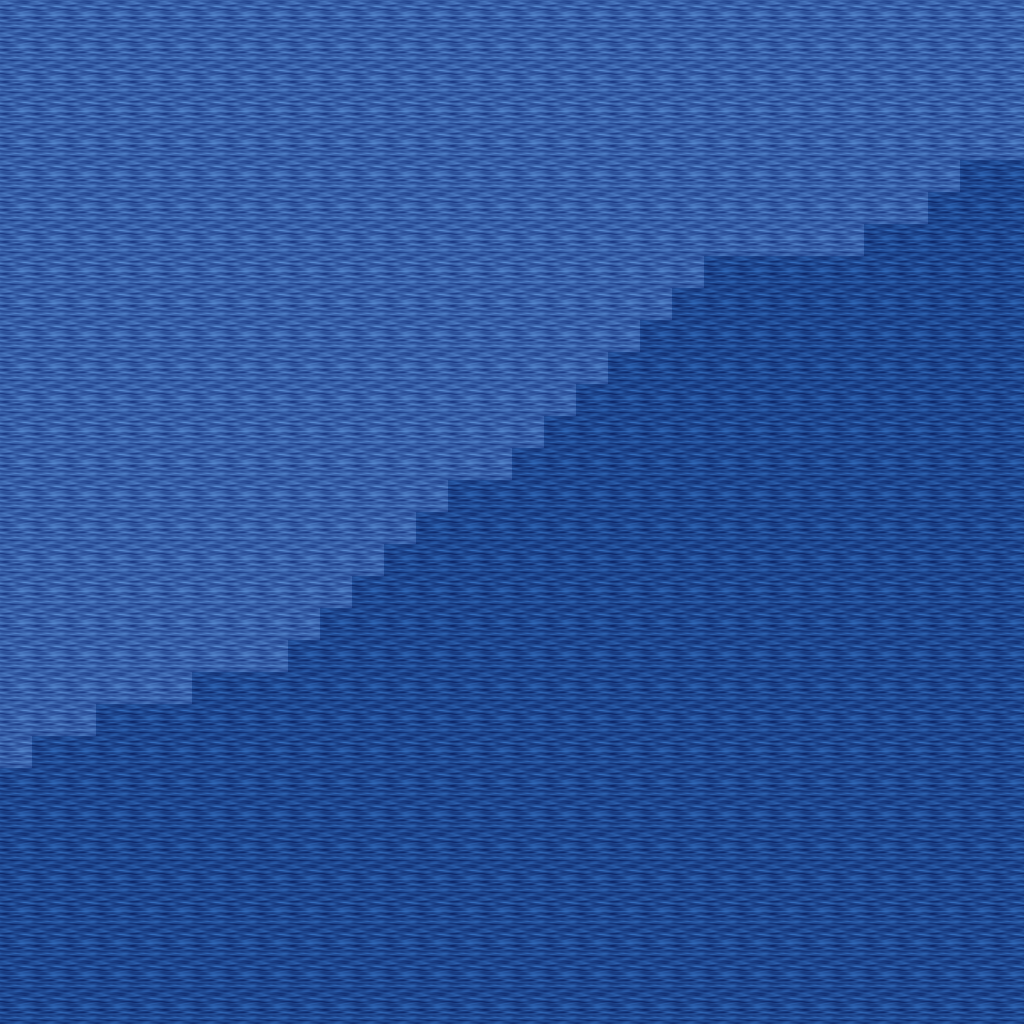

The image is a tile-based game level rendered from a .tmx file. Its description and source (layers, tilesets, objects; grid data summarised) follow:
An orthogonal 32x32 tile map with 32x32 px tiles, 5 tile layers (Ground, Objects, Objects2, Above, ...), 1 hidden layer not drawn, 12 tilesets.

<map version="1.10" tiledversion="1.11.0" orientation="orthogonal" renderorder="right-down" width="32" height="32" tilewidth="32" tileheight="32" infinite="0" nextlayerid="11" nextobjectid="1">
 <tileset firstgid="1" name="ground_ground" tilewidth="32" tileheight="32" tilecount="33" columns="3">
  <image source="../drawable/ground_ground.png" width="96" height="352" />
 </tileset>
 <tileset firstgid="34" name="ground_water_pool" tilewidth="32" tileheight="32" tilecount="72" columns="3">
  <image source="../drawable/ground_water_pool.png" width="96" height="768" />
 </tileset>
 <tileset firstgid="106" name="ground_grass_edges" tilewidth="32" tileheight="32" tilecount="36" columns="12">
  <image source="../drawable/ground_grass_edges.png" width="384" height="96" />
 </tileset>
 <tileset firstgid="142" name="ground_grass_corners" tilewidth="32" tileheight="32" tilecount="24" columns="6">
  <image source="../drawable/ground_grass_corners.png" width="192" height="128" />
 </tileset>
 <tileset firstgid="166" name="building_wall_wood" tilewidth="32" tileheight="32" tilecount="16" columns="4">
  <image source="../drawable/building_wall_wood.png" width="128" height="128" />
 </tileset>
 <tileset firstgid="182" name="plant_grasses" tilewidth="32" tileheight="32" tilecount="6" columns="3">
  <image source="../drawable/plant_grasses.png" width="96" height="64" />
 </tileset>
 <tileset firstgid="188" name="plant_flower_daisy_yellow" tilewidth="32" tileheight="32" tilecount="8" columns="2">
  <image source="../drawable/plant_flower_daisy_yellow.png" width="64" height="128" />
 </tileset>
 <tileset firstgid="196" name="plant_flower_daisy_blue" tilewidth="32" tileheight="32" tilecount="8" columns="2">
  <image source="../drawable/plant_flower_daisy_blue.png" width="64" height="128" />
 </tileset>
 <tileset firstgid="204" name="building_door_door_w" tilewidth="32" tileheight="32" tilecount="6" columns="2">
  <image source="../drawable/building_door_door_w.png" width="64" height="96" />
 </tileset>
 <tileset firstgid="210" name="building_door_door_e" tilewidth="32" tileheight="32" tilecount="6" columns="2">
  <image source="../drawable/building_door_door_e.png" width="64" height="96" />
 </tileset>
 <tileset firstgid="216" name="logic_creature_animal" tilewidth="32" tileheight="32" tilecount="32" columns="8">
  <image source="../drawable/logic_creature_animal.png" width="256" height="128" />
 </tileset>
 <tileset firstgid="248" name="logic_collision" tilewidth="32" tileheight="32" tilecount="1" columns="1">
  <image source="../drawable/logic_collision.png" width="32" height="32" />
 </tileset>
 <layer id="1" name="Ground" width="32" height="32">
  <data>[1024 cells, 1024 non-empty, 2 distinct tile ids]</data>
 </layer>
 <layer id="2" name="Objects" width="32" height="32">
  <data>[1024 cells, 0 non-empty, 0 distinct tile ids]</data>
 </layer>
 <layer id="3" name="Objects2" width="32" height="32">
  <data>[1024 cells, 0 non-empty, 0 distinct tile ids]</data>
 </layer>
 <layer id="4" name="Above" width="32" height="32">
  <data>[1024 cells, 0 non-empty, 0 distinct tile ids]</data>
 </layer>
 <layer id="5" name="Above2" width="32" height="32">
  <data>[1024 cells, 0 non-empty, 0 distinct tile ids]</data>
 </layer>
 <layer id="6" name="Walkable" width="32" height="32" visible="0">
  <data>[1024 cells, 1024 non-empty, 1 distinct tile ids]</data>
 </layer>
 <objectgroup id="7" name="Mapevents" />
 <objectgroup id="8" name="Spawn" />
 <objectgroup id="9" name="Keys" />
 <objectgroup id="10" name="Replace" />
</map>
